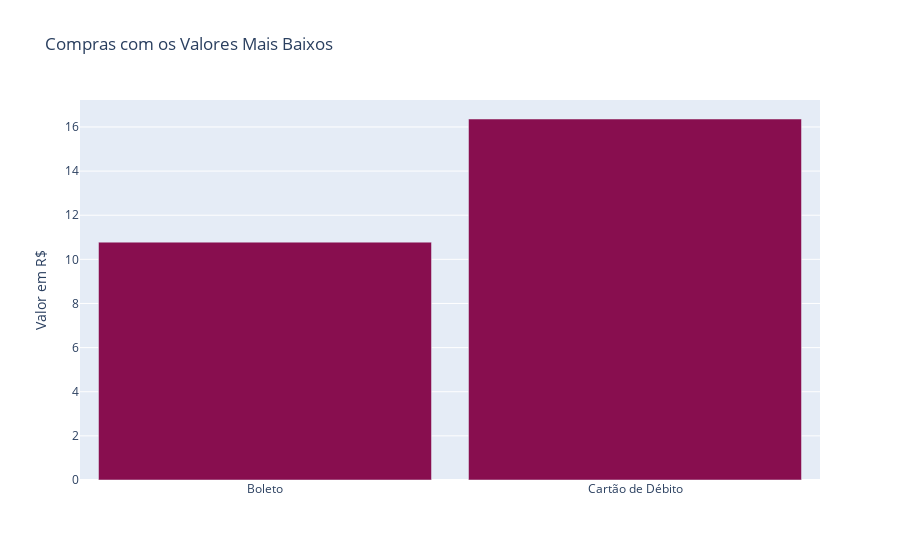

Notebook code for this chart:
### Code cell
# Visualização gráfica das compras com valores mais baixos
# (boleto e cartão de débito)
iplot(fig_min)

### Figure 1 — Plotly figure (JSON) as saved in the notebook; plotly's stock layout.template omitted (floating-point values rounded to 4 significant figures)
{"data": [{"marker": {"color": "#880E4F"}, "type": "bar", "x": ["Boleto", "Cartão de Débito"], "y": [10.78, 16.36]}], "layout": {"bargap": 0.1, "title": {"text": "Compras com os Valores Mais Baixos"}, "yaxis": {"title": {"text": "Valor em R$"}}}}
